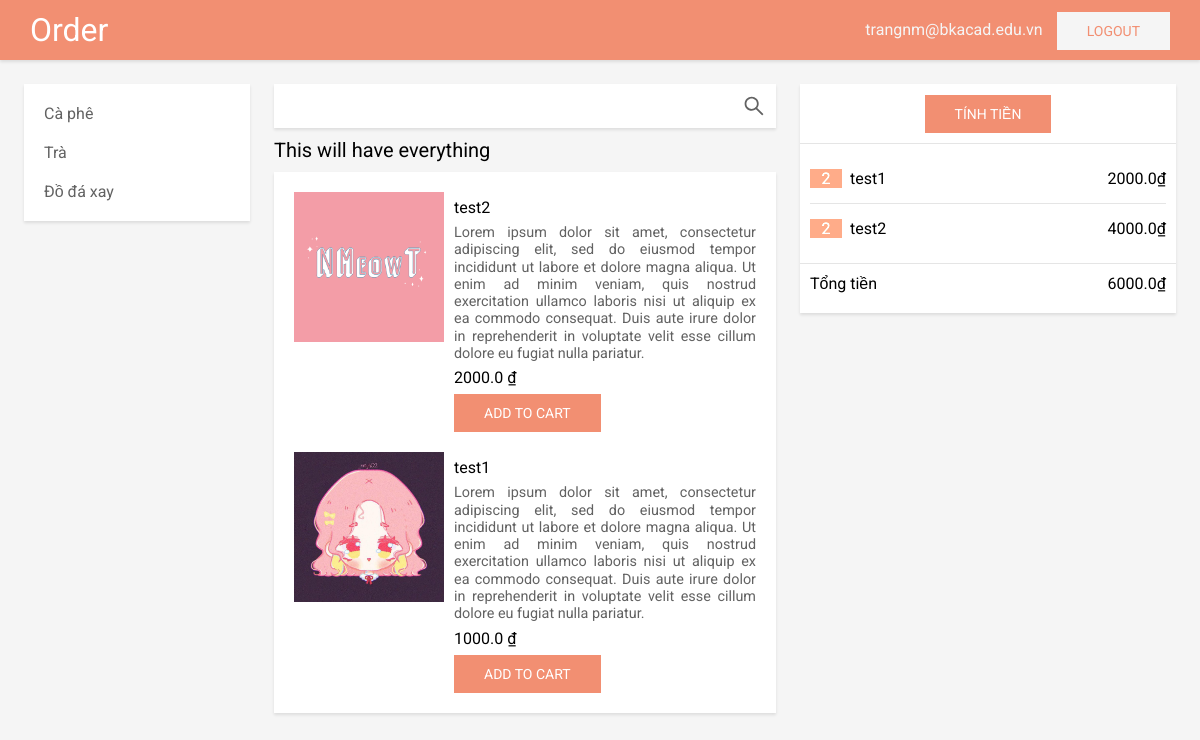
/ (signed in), run on the app's committed database.
### customer/models.py (models this page shows)
class Customer(models.Model):
    first_name = models.CharField(max_length=50)
    last_name = models.CharField(max_length=50)
    email = models.EmailField(max_length=100, unique=True)
    password = models.CharField(max_length=100)

class Category(models.Model):
    name_category = models.CharField(max_length=100, unique=True)

class Product(models.Model):
    name_product = models.CharField(max_length=255, unique=True)
    price = models.FloatField()
    description = models.TextField(blank=True, null=True)
    image = models.ImageField(blank=True, null=True)
    category = models.ForeignKey(Category, on_delete=models.CASCADE)

class Order_Detail(models.Model):
    order = models.ForeignKey(Order, on_delete=models.CASCADE)
    product = models.ForeignKey(Product, on_delete=models.CASCADE)
    price = models.FloatField()
    quantity = models.IntegerField()
    def get_item_price(self):
        return self.price * self.quantity
    class Meta:
        unique_together = (('order'), ('product'))

### customer/views.py (the view)
# urls.py: path('', index, name="index"),
def index(request):
    if 'customer' in request.session:
        email_customer = request.session['customer']
        category = Category.objects.all()
        product = Product.objects.all()
        customer = Customer.objects.get(email=email_customer)
        order = Order.objects.filter(is_ordered=False, customer=customer)
        order_detail = []
        if order:
            order_detail = Order_Detail.objects.filter(order=order.first())
        context = {
            "category": category,
            "product": product,
            "customer": email_customer,
            "order_detail": order_detail,
            "total": get_cart_total(order_detail)
        }
        return render(request, "customer/index.html", context)
    return redirect('login_view')

### customer/views.py (called while the page is built)
def get_cart_total(order_detail):
    total = 0
    for item in order_detail:
        total += item.get_item_price()
    return total

### customer/templates/customer/index.html
{% extends 'customer/base.html' %}
{% block main %}
{% include 'customer/menu.html' %}
{% include 'customer/main-content.html' %}
{% include 'customer/cart.html' %}
{% endblock %}

### customer/templates/customer/base.html (shortened to what this page needs)
<!DOCTYPE html>
<html lang="en">
<head>
    {% load static %}
    <link rel="stylesheet" href="{% static 'customer/style.css' %}">
    <link rel="stylesheet" href="{% static 'customer/authenticate.css' %}">
</head>
<body>
    <div class="app">
        <header class="fixed shadow">
            <div class="wrapper">
                <div class="logo"><a href="{% url 'index' %}">Order</a></div>
                {% if customer %}
                <div class="profile">
                    <a href="" class="customer-info">{{ customer }}</a>
                    <a href="{% url 'logout' %}" class="logout btn">Logout</a>
                </div>
                {% else %}
                <div class="action">
                    <a href="{% url 'login_view' %}" class="login">Login</a>
                    <a href="{% url 'register_view' %}" class="register btn">Register</a>
                </div>
                {% endif %}
            </div>
        </header>
        <section>
            <div class="main-app">
                {% block main %}
                {% endblock %}
            </div>
        </section>
    </div>
</body>
</html>

### customer/templates/customer/menu.html
<div class="menu fixed background-white shadow">
    <ul class="margin-10">
        {% for item in category %}
        <li class="item"><a href="#{{ item.name_category }}">{{item.name_category}}</a></li>
        {% endfor %}
    </ul>
</div>

### customer/templates/customer/main-content.html (shortened to what this page needs)
<div class="main-content">
    <div class="search shadow padding-10">
        <input type="text" class="search-box">
        <a href="#" class="search-icon">
        </a>
    </div>
    <div class="product-list">
        <div class="category">This will have everything</div>
        <div class="product-menu shadow background-white">
            {% for item in product %}
            <div class="product-item padding-10">
                <div class="product-image">
                    <img src="{{ item.image.url }}" alt="{{ item.image }}">
                </div>
                <div class="product-info">
                    <div class="product-title">{{ item.name_product }}</div>
                    <div class="product-description">{{ item.description }}</div>
                    <div class="product-prices">{{ item.price }} ₫</div>
                    <a href="{% url 'add_to_cart' item.id %}" class="btn">Add to cart</a>
                </div>
            </div>
            {% endfor %}
        </div>
    </div>
</div>

### customer/templates/customer/cart.html
<div class="cart fixed background-white shadow">
    <div class="cart-header">
        <a href="{% url 'payment' %}" class="btn">Tính tiền</a>
    </div>
    <div class="cart-body">
        <div class="list-item padding-10">
            {% for item in order_detail %}
            <div class="cart-item">
                <div class="quantity ">
                    <span>{{ item.quantity }}</span>
                </div>
                <div class="product-title">{{ item.product.name_product }}</div>
                <div class="product-prices">{{ item.get_item_price }}₫</div>
            </div>
            {% endfor %}
        </div>
    </div>
    <div class="cart-footer">
        <div class="flex-space-between padding-10">
            <div>Tổng tiền</div>
            <div id="total-price">{{ total }}₫</div>
        </div>
    </div>
</div>

### customer/static/customer/style.css (style rules this page uses)
:root { --main-color: #f28f72; --text-primary: #626262; --menu-width: calc(250px - 1.5em); --cart-width: calc(400px - 1.5em); --border-color: #e5e5e5; --shadow: rgb(0 0 0 / 10%) 0px 2px 3px; --radius: 5px; }
* { margin: 0; padding: 0; font-family: 'Roboto', sans-serif; box-sizing: border-box; }
.margin-10 { margin: 10px; }
.padding-10 { padding: 10px; }
.fixed { position: fixed; }
.shadow { box-shadow: var(--shadow); }
.btn { background-color: var(--main-color); color: #fff; border: 1px solid transparent; margin: 0; border: none; overflow: visible; font: inherit; text-transform: none; display: inline-block; -webkit-box-sizing: border-box; box-sizing: border-box; padding: 0 30px; vertical-align: middle; font-size: 0.875rem; line-height: 38px; text-align: center; text-decoration: none; text-transform: uppercase; -webkit-transition: 0.1s ease-in-out; transition: 0.1s ease-in-out; -webkit-transition-property: color, background-color, border-color; transition-property: color, background-color, border-color; cursor: pointer; }
header { background-color: var(--main-color); line-height: 60px; width: 100%; z-index: 1; }
.wrapper { position: relaitve; display: flex; justify-content: space-between; align-items: center; width: 95%; margin: 0 auto; }
.logo { color: #fff; white-space: nowrap; font-size: 2em; }
.logo a { color: #fff; }
.login, .customer-info { color: #f5f5f5; margin: 10px }
.register, .logout { background: #f5f5f5; color: var(--main-color); padding: 0 30px; }
.app { background-color: #f5f5f5; min-height: 100vh; position: relative; }
section { display: flex; justify-content: space-between; padding-top: 60px; }
ul { list-style: none; }
.main-app { padding: 1.5em; display: flex; position: relative; }
.menu { width: var(--menu-width); }
.cart { width: var(--cart-width); }
.main-content { width: calc(100% - 650px); position: relative; left: calc(var(--menu-width) + 1.5em); }
a { text-decoration: none; color: var(--text-primary); }
.item { padding: 10px; cursor: pointer; }
.background-white { background: #fff; }
.search { display: flex; background: #fff; justify-content: space-between; align-items: center; }
.search-box { width: 100%; outline: none; border: none; background: transparent; height: 100%; }
.search-icon { font-size: 1.5em; align-items: center; display: flex; }
.category { font-size: 1.25em; }
.product-list { margin: 10px 0; }
.product-menu { margin-top: 10px; padding: 10px; }
.product-item { display: flex; cursor: pointer; }
.product-image { height: 150px; width: 150px; }
.product-image img { width: 100%; height: 100%; }
.product-info { padding-left: 10px; width: calc(100% - 150px); line-height: 2em; }
.product-description { color: #626262; text-align: justify; line-height: 1.2em; font-size: 0.9em; }
.cart { right: 1.5em; }
.cart-header { height: 60px; display: flex; justify-content: center; align-items: center; border-bottom: 1px solid var(--border-color); }
.cart-footer { height: 50px; border-top: 1px solid var(--border-color); }
.cart-item { display: grid; grid-template-columns: 40px calc(var(--cart-width) - 140px) 80px; border-bottom: 1px solid var(--border-color); padding: 15px 0; }
.cart-item * { text-align: left; }
.cart-item:last-child { border: none; }
.quantity { background: var(--main-color); filter: brightness(120%); color: #fff; width: 80%; text-align: center; }
.cart-item .product-prices { text-align: right; }
.flex-space-between { display: flex; justify-content: space-between; }

### data on the page
Customer: email "trangnm@bkacad.edu.vn"
Category: name_category "Cà phê"
Category: name_category "Trà"
Category: name_category "Đồ đá xay"
Product: image (picture), name_product "test2", description "Lorem ipsum dolor sit amet, consectetur adipiscing elit, sed do eiusmod tempor incididunt ut labore et dolore magna aliqua. Ut enim ad minim veniam, quis nostrud exercitation ullamco laboris nisi ut aliquip ex ea commodo consequat. Duis aute irure dolor in reprehenderit in voluptate velit esse cillum dolore eu fugiat nulla pariatur.", price "2000.0"
Product: image (picture), name_product "test1", description "Lorem ipsum dolor sit amet, consectetur adipiscing elit, sed do eiusmod tempor incididunt ut labore et dolore magna aliqua. Ut enim ad minim veniam, quis nostrud exercitation ullamco laboris nisi ut aliquip ex ea commodo consequat. Duis aute irure dolor in reprehenderit in voluptate velit esse cillum dolore eu fugiat nulla pariatur.", price "1000.0"
Order_Detail: quantity "2", product.name_product "test1", get_item_price "2000.0"
Order_Detail: quantity "2", product.name_product "test2", get_item_price "4000.0"

### other printed values
{{ total }} "6000.0"
